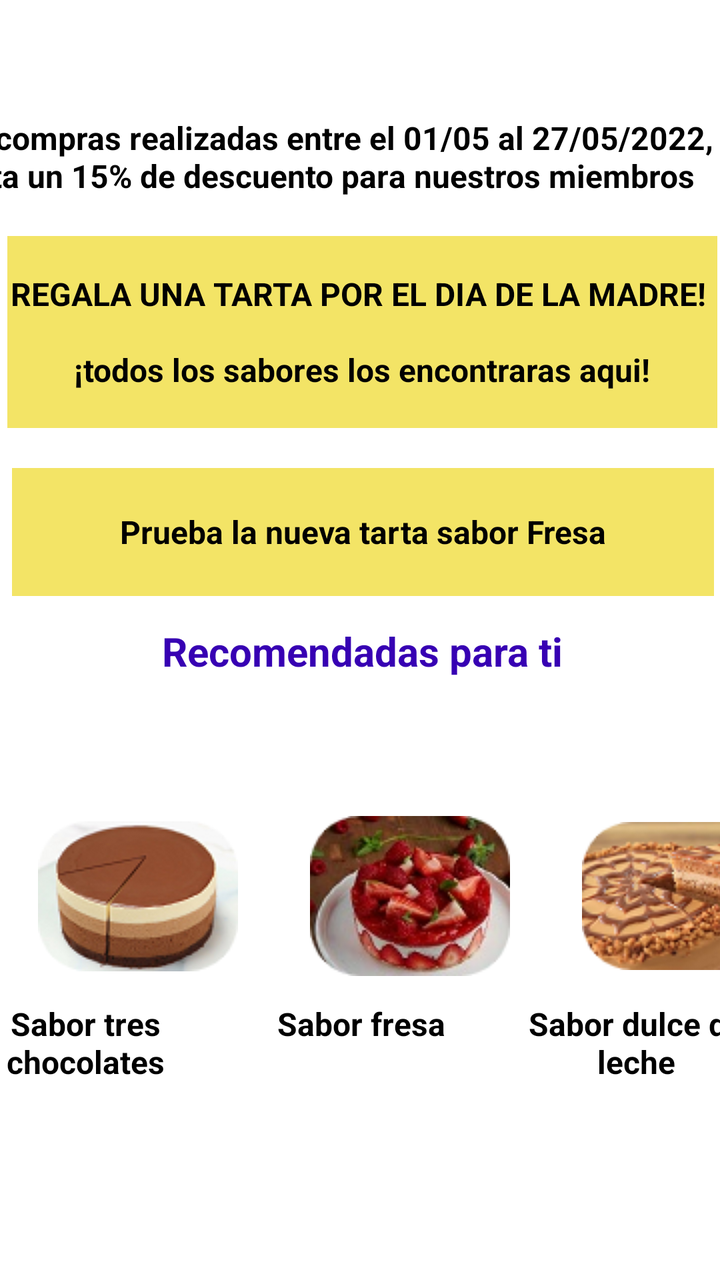
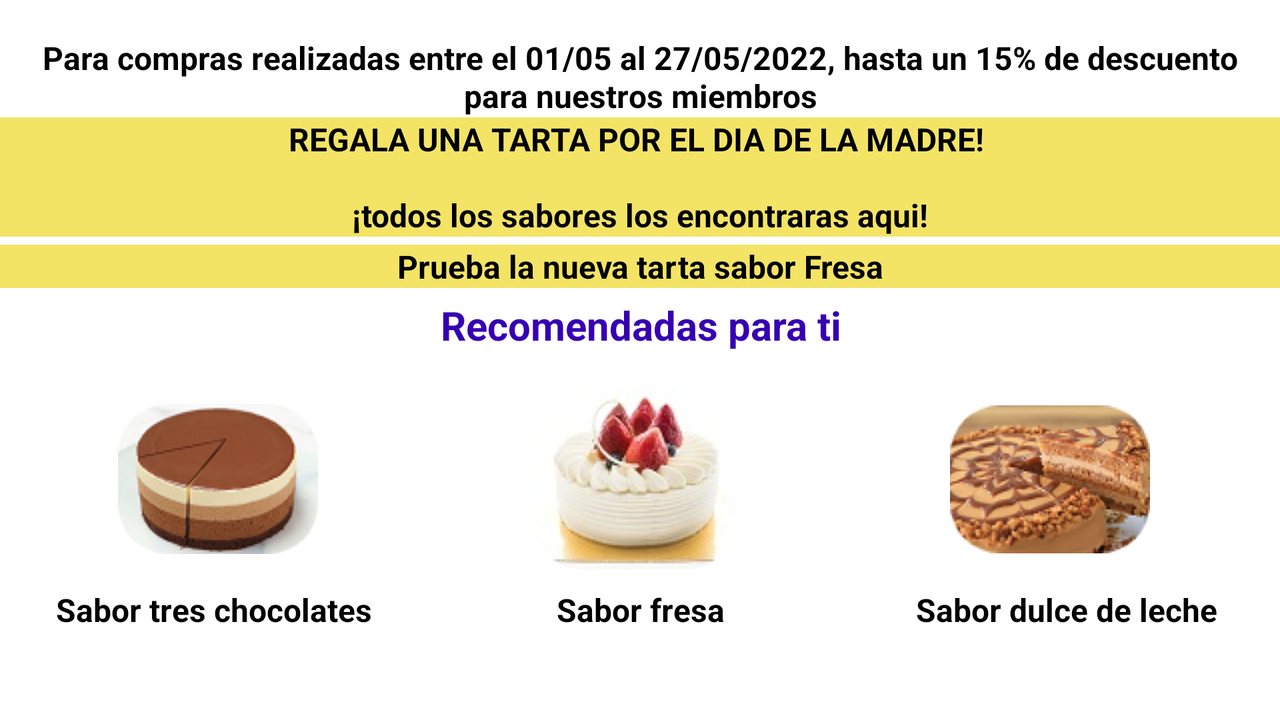

One screen, two layout resources from the same app: the default and the repository's alternative for another configuration. Each is rendered where Android would select it; the XML of both is given below.
<!-- AndroidManifest.xml: application theme Theme.TartAttack -->
<!-- res/layout/home_activity.xml -->
<?xml version="1.0" encoding="utf-8"?>
<android.support.constraint.ConstraintLayout xmlns:android="http://schemas.android.com/apk/res/android"
    xmlns:app="http://schemas.android.com/apk/res-auto"
    xmlns:tools="http://schemas.android.com/tools"
    android:layout_width="match_parent"
    android:layout_height="match_parent"
    android:background="@color/white"
    tools:context=".HomeActivity">

    <TableRow
        android:id="@+id/tableRow"
        android:layout_width="407dp"
        android:layout_height="25dp"
        android:layout_marginBottom="8dp"
        android:background="#00F3E466"
        app:layout_constraintBottom_toTopOf="@+id/tableRow2"
        app:layout_constraintEnd_toEndOf="parent"
        app:layout_constraintStart_toStartOf="parent"
        app:layout_constraintTop_toTopOf="parent" />

    <TextView
        android:id="@+id/textView3"
        android:layout_width="351dp"
        android:layout_height="64dp"
        android:layout_marginTop="20dp"
        android:background="#F3E466"
        android:gravity="center_horizontal|center_vertical"
        android:text="@string/prueba_nueva"
        android:textColor="@color/black"
        android:textSize="16sp"
        android:textStyle="bold"
        app:layout_constraintEnd_toEndOf="parent"
        app:layout_constraintHorizontal_bias="0.666"
        app:layout_constraintStart_toStartOf="parent"
        app:layout_constraintTop_toBottomOf="@+id/textView2"
        tools:ignore="TextContrastCheck" />

    <TextView
        android:id="@+id/textView2"
        android:layout_width="355dp"
        android:layout_height="96dp"
        android:layout_marginBottom="152dp"
        android:background="#F3E466"
        android:gravity="center_horizontal|center_vertical"
        android:text="@string/regala_tarta"
        android:textColor="@color/black"
        android:textSize="16sp"
        android:textStyle="bold"
        app:layout_constraintBottom_toTopOf="@+id/textView3"
        app:layout_constraintEnd_toEndOf="parent"
        app:layout_constraintHorizontal_bias="0.714"
        app:layout_constraintStart_toStartOf="parent"
        app:layout_constraintTop_toBottomOf="@+id/tableRow2"
        tools:ignore="TextContrastCheck" />

    <TableRow
        android:id="@+id/tableRow2"
        android:layout_width="404dp"
        android:layout_height="77dp"
        android:layout_marginStart="1dp"
        android:layout_marginTop="8dp"
        app:layout_constraintBottom_toTopOf="@+id/textView2"
        app:layout_constraintEnd_toEndOf="parent"
        app:layout_constraintHorizontal_bias="1.0"
        app:layout_constraintStart_toStartOf="parent"
        app:layout_constraintTop_toBottomOf="@+id/tableRow">

        <TextView
            android:id="@+id/textView1"
            android:layout_width="wrap_content"
            android:layout_height="75dp"
            android:gravity="center|center_horizontal"
            android:text="@string/compras_realizadas"
            android:textColor="@color/black"
            android:textSize="16sp"
            android:textStyle="bold" />
    </TableRow>

    <TableRow
        android:id="@+id/tableRow3"
        android:layout_width="408dp"
        android:layout_height="104dp"
        android:layout_marginStart="1dp"
        android:layout_marginTop="22dp"
        android:layout_marginEnd="1dp"
        android:layout_marginBottom="2dp"
        app:layout_constraintBottom_toTopOf="@+id/tableRow5"
        app:layout_constraintEnd_toEndOf="parent"
        app:layout_constraintHorizontal_bias="0.0"
        app:layout_constraintStart_toStartOf="parent"
        app:layout_constraintTop_toBottomOf="@+id/tableRow4">

        <ImageButton
            android:id="@+id/imageButton14"
            android:layout_width="match_parent"
            android:layout_height="match_parent"
            android:layout_weight="1"
            android:background="@color/white"
            app:srcCompat="@drawable/tarta3ch"
            tools:ignore="SpeakableTextPresentCheck" />

        <ImageButton
            android:id="@+id/imageButton15"
            android:layout_width="match_parent"
            android:layout_height="match_parent"
            android:layout_weight="1"
            android:background="@color/white"
            app:srcCompat="@drawable/tartafresssr"
            tools:ignore="SpeakableTextPresentCheck" />

        <ImageButton
            android:id="@+id/imageButton16"
            android:layout_width="match_parent"
            android:layout_height="match_parent"
            android:layout_weight="1"
            android:background="@color/white"
            app:srcCompat="@drawable/tartadulcelche"
            tools:ignore="SpeakableTextPresentCheck" />
    </TableRow>

    <TableRow
        android:id="@+id/tableRow4"
        android:layout_width="412dp"
        android:layout_height="53dp"
        android:layout_marginStart="1dp"
        android:layout_marginTop="1dp"
        android:layout_marginBottom="22dp"
        app:layout_constraintBottom_toTopOf="@+id/tableRow3"
        app:layout_constraintEnd_toEndOf="parent"
        app:layout_constraintStart_toStartOf="parent"
        app:layout_constraintTop_toBottomOf="@+id/textView3">

        <TextView
            android:id="@+id/textView12"
            android:layout_width="match_parent"
            android:layout_height="match_parent"
            android:gravity="center"
            android:text="@string/recomendadas"
            android:textColor="@color/purple_700"
            android:textSize="20sp"
            android:textStyle="bold" />
    </TableRow>

    <TableRow
        android:id="@+id/tableRow5"
        android:layout_width="413dp"
        android:layout_height="51dp"
        android:layout_marginTop="1dp"
        app:layout_constraintEnd_toEndOf="parent"
        app:layout_constraintStart_toStartOf="parent"
        app:layout_constraintTop_toBottomOf="@+id/tableRow3">

        <TextView
            android:id="@+id/textView13"
            android:layout_width="0dp"
            android:layout_height="wrap_content"
            android:layout_weight="1"
            android:gravity="center"
            android:text="@string/treschocolates"
            android:textColor="@color/black"
            android:textSize="16sp"
            android:textStyle="bold" />

        <TextView
            android:id="@+id/textView14"
            android:layout_width="0dp"
            android:layout_height="wrap_content"
            android:layout_weight="1"
            android:gravity="center"
            android:text="@string/fresa"
            android:textColor="@color/black"
            android:textSize="16sp"
            android:textStyle="bold" />

        <TextView
            android:id="@+id/textView15"
            android:layout_width="0dp"
            android:layout_height="wrap_content"
            android:layout_weight="1"
            android:gravity="center"
            android:text="@string/dulceleche"
            android:textColor="@color/black"
            android:textSize="16sp"
            android:textStyle="bold" />
    </TableRow>

</android.support.constraint.ConstraintLayout>
<!-- resources referenced by this layout -->
<resources>
  <color name="black">#FF000000</color>
  <color name="purple_700">#FF3700B3</color>
  <color name="white">#FFFFFFFF</color>
  <!-- drawable tarta3ch: png bitmap (drawable, 15538 bytes) -->
  <!-- drawable tartadulcelche: png bitmap (drawable, 19536 bytes) -->
  <!-- drawable tartafresssr: png bitmap (drawable, 21157 bytes) -->
  <string name="compras_realizadas">Para compras realizadas entre el 01/05 al 27/05/2022, hasta un 15% de descuento para nuestros miembros</string>
  <string name="dulceleche">Sabor dulce de leche</string>
  <string name="fresa">Sabor fresa</string>
  <string name="prueba_nueva">Prueba la nueva tarta sabor Fresa</string>
  <string name="recomendadas">Recomendadas para ti</string>
  <string name="regala_tarta">REGALA UNA TARTA POR EL DIA DE LA MADRE! \n\n¡todos los sabores los encontraras aqui!</string>
  <string name="treschocolates">Sabor tres chocolates</string>
  <style name="Theme.TartAttack" parent="Theme.AppCompat.Light.DarkActionBar">
          
          <item name="colorPrimary">@color/purple_500</item>
          <item name="colorPrimaryDark">@color/purple_700</item>
          <item name="colorAccent">@color/teal_200</item>
          
      </style>
  <color name="purple_500">#FF6200EE</color>
  <color name="teal_200">#FF03DAC5</color>
</resources>
<!-- res/layout-land/home_activity.xml (the repository's variant of the layout above) -->
<!-- drawn on the phone turned sideways -->
<?xml version="1.0" encoding="utf-8"?>
<androidx.constraintlayout.widget.ConstraintLayout xmlns:android="http://schemas.android.com/apk/res/android"
    xmlns:app="http://schemas.android.com/apk/res-auto"
    xmlns:tools="http://schemas.android.com/tools"
    android:layout_width="match_parent"
    android:layout_height="match_parent"
    android:background="@color/white"
    tools:context=".HomeActivity">

    <TableRow
        android:id="@+id/PRINCIPAL"
        android:layout_width="0dp"
        android:layout_height="0dp"
        android:layout_marginBottom="8dp"
        android:background="#00F3E466"
        app:layout_constraintBottom_toTopOf="@+id/tableRow2"
        app:layout_constraintEnd_toEndOf="parent"
        app:layout_constraintStart_toStartOf="parent"
        app:layout_constraintTop_toTopOf="parent" />

    <TextView
        android:id="@+id/textView3"
        android:layout_width="0dp"
        android:layout_height="wrap_content"
        android:layout_marginTop="4dp"
        android:background="#F3E466"
        android:gravity="center_horizontal|center_vertical"
        android:text="@string/prueba_nueva"
        android:textColor="@color/black"
        android:textSize="16sp"
        android:textStyle="bold"
        app:layout_constraintEnd_toEndOf="parent"
        app:layout_constraintHorizontal_bias="0.0"
        app:layout_constraintStart_toStartOf="parent"
        app:layout_constraintTop_toBottomOf="@+id/textView2"
        tools:ignore="TextContrastCheck" />

    <TextView
        android:id="@+id/textView2"
        android:layout_width="0dp"
        android:layout_height="wrap_content"
        android:layout_marginBottom="20dp"
        android:background="#F3E466"
        android:gravity="center_horizontal|center_vertical"
        android:text="@string/regala_tarta"
        android:textColor="@color/black"
        android:textSize="16sp"
        android:textStyle="bold"
        app:layout_constraintBottom_toTopOf="@+id/textView3"
        app:layout_constraintEnd_toEndOf="parent"
        app:layout_constraintHorizontal_bias="0.5"
        app:layout_constraintStart_toStartOf="parent"
        app:layout_constraintTop_toBottomOf="@+id/tableRow2"
        tools:ignore="TextContrastCheck" />

    <TableRow
        android:id="@+id/tableRow2"
        android:layout_width="0dp"
        android:layout_height="wrap_content"
        android:layout_marginStart="13dp"
        android:layout_marginTop="10dp"
        android:layout_marginEnd="13dp"
        app:layout_constraintBottom_toTopOf="@+id/textView2"
        app:layout_constraintEnd_toEndOf="parent"
        app:layout_constraintStart_toStartOf="parent"
        app:layout_constraintTop_toBottomOf="@+id/PRINCIPAL">

        <TextView
            android:id="@+id/textView1"
            android:layout_width="wrap_content"
            android:layout_height="wrap_content"
            android:gravity="center|center_horizontal"
            android:text="@string/compras_realizadas"
            android:textColor="@color/black"
            android:textSize="16sp"
            android:textStyle="bold" />
    </TableRow>

    <TableRow
        android:id="@+id/tableRow3"
        android:layout_width="0dp"
        android:layout_height="107dp"
        android:layout_marginStart="5dp"
        android:layout_marginEnd="11dp"
        android:layout_marginBottom="2dp"
        app:layout_constraintBottom_toTopOf="@+id/tableRow5"
        app:layout_constraintEnd_toEndOf="parent"
        app:layout_constraintStart_toStartOf="parent">

        <ImageButton
            android:id="@+id/tarta1"
            android:layout_width="match_parent"
            android:layout_height="match_parent"
            android:layout_weight="1"
            android:background="@color/white"
            android:onClick="accesoImg"
            app:srcCompat="@drawable/tarta3ch"
            tools:ignore="SpeakableTextPresentCheck" />

        <ImageButton
            android:id="@+id/tarta2"
            android:layout_width="match_parent"
            android:layout_height="match_parent"
            android:layout_weight="1"
            android:background="@color/white"
            android:onClick="accesoImg"
            app:srcCompat="@drawable/tarta_vainilla_fresa_mini"
            tools:ignore="SpeakableTextPresentCheck" />

        <ImageButton
            android:id="@+id/tarta3"
            android:layout_width="match_parent"
            android:layout_height="match_parent"
            android:layout_weight="1"
            android:background="@color/white"
            android:onClick="accesoImg"
            app:srcCompat="@drawable/tartadulcelche"
            tools:ignore="SpeakableTextPresentCheck" />
    </TableRow>

    <TableRow
        android:id="@+id/tableRow4"
        android:layout_width="0dp"
        android:layout_height="wrap_content"
        android:layout_marginStart="1dp"
        android:layout_marginTop="5dp"
        android:layout_marginBottom="10dp"
        app:layout_constraintBottom_toTopOf="@+id/tableRow3"
        app:layout_constraintEnd_toEndOf="parent"
        app:layout_constraintStart_toStartOf="parent"
        app:layout_constraintTop_toBottomOf="@+id/textView3">

        <TextView
            android:id="@+id/textView12"
            android:layout_width="match_parent"
            android:layout_height="wrap_content"
            android:gravity="center"
            android:text="@string/recomendadas"
            android:textColor="@color/purple_700"
            android:textSize="20sp"
            android:textStyle="bold" />
    </TableRow>

    <TableRow
        android:id="@+id/tableRow5"
        android:layout_width="0dp"
        android:layout_height="wrap_content"
        android:layout_marginTop="1dp"
        app:layout_constraintEnd_toEndOf="parent"
        app:layout_constraintStart_toStartOf="parent"
        app:layout_constraintTop_toBottomOf="@+id/tableRow3">

        <TextView
            android:id="@+id/textView13"
            android:layout_width="0dp"
            android:layout_height="wrap_content"
            android:layout_weight="1"
            android:gravity="center"
            android:text="@string/treschocolates"
            android:textColor="@color/black"
            android:textSize="16sp"
            android:textStyle="bold" />

        <TextView
            android:id="@+id/textView14"
            android:layout_width="0dp"
            android:layout_height="wrap_content"
            android:layout_weight="1"
            android:gravity="center"
            android:text="@string/fresa"
            android:textColor="@color/black"
            android:textSize="16sp"
            android:textStyle="bold" />

        <TextView
            android:id="@+id/textView15"
            android:layout_width="0dp"
            android:layout_height="wrap_content"
            android:layout_weight="1"
            android:gravity="center"
            android:text="@string/dulceleche"
            android:textColor="@color/black"
            android:textSize="16sp"
            android:textStyle="bold" />
    </TableRow>

</androidx.constraintlayout.widget.ConstraintLayout>
<!-- resources referenced by the variant -->
<!-- as the phone turned sideways resolves them -->
<resources>
  <color name="black">#FF000000</color>
  <color name="purple_700">#FF3700B3</color>
  <color name="white">#FFFFFFFF</color>
  <!-- drawable tarta3ch: png bitmap (drawable, 15538 bytes) -->
  <!-- drawable tarta_vainilla_fresa_mini: png bitmap (drawable, 17704 bytes) -->
  <!-- drawable tartadulcelche: png bitmap (drawable, 19536 bytes) -->
  <string name="compras_realizadas">Para compras realizadas entre el 01/05 al 27/05/2022, hasta un 15% de descuento para nuestros miembros</string>
  <string name="dulceleche">Sabor dulce de leche</string>
  <string name="fresa">Sabor fresa</string>
  <string name="prueba_nueva">Prueba la nueva tarta sabor Fresa</string>
  <string name="recomendadas">Recomendadas para ti</string>
  <string name="regala_tarta">REGALA UNA TARTA POR EL DIA DE LA MADRE! \n\n¡todos los sabores los encontraras aqui!</string>
  <string name="treschocolates">Sabor tres chocolates</string>
  <style name="Theme.TartAttack" parent="Theme.AppCompat.Light.DarkActionBar">
          
          <item name="colorPrimary">@color/purple_500</item>
          <item name="colorPrimaryDark">@color/purple_700</item>
          <item name="colorAccent">@color/teal_200</item>
          
      </style>
  <color name="purple_500">#FF6200EE</color>
  <color name="teal_200">#FF03DAC5</color>
</resources>
